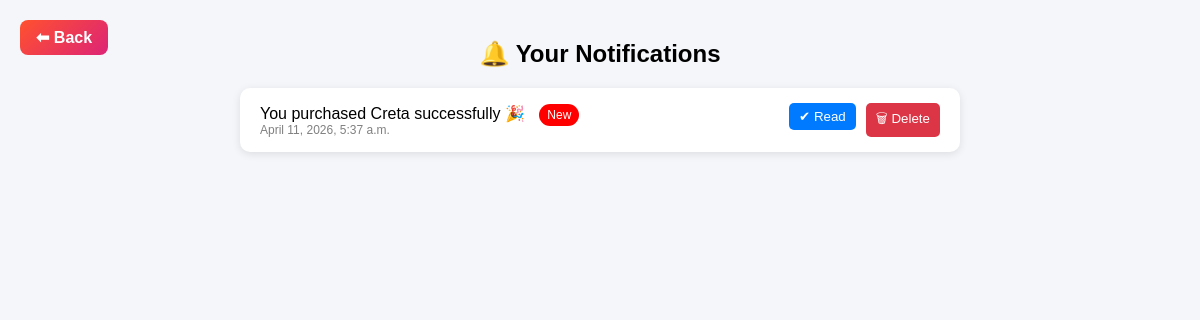
The page /core/notifications/ (signed in) on the database its author committed.
### core/models.py (models this page shows, shortened)
class Notification(models.Model):
    NOTIFICATION_TYPES = (
        ('info', 'Info'),
        ('warning', 'Warning'),
        ('success', 'Success'),
    )
    user = models.ForeignKey(User, on_delete=models.CASCADE, related_name='notifications')
    message = models.TextField()
    notification_type = models.CharField(max_length=10, choices=NOTIFICATION_TYPES, default='info')
    is_read = models.BooleanField(default=False)
    created_at = models.DateTimeField(auto_now_add=True)

### core/views.py (the view)
# urls.py: path('notifications/', views.get_notifications, name='notifications'),
def get_notifications(request):
    notifications = request.user.notifications.all().order_by('-created_at')
    return render(request, 'notifications.html', {'notifications': notifications})

### templates/notifications.html (shortened to what this page needs)
<!DOCTYPE html>
<html>
<head>
</head>
<body>
    <a href="{% url 'dashboard' %}" class="back-btn">⬅ Back</a>
<div class="container">
    <h2>🔔 Your Notifications</h2>
    {% if notifications %}
        {% for notification in notifications %}
            <div class="notification-card">
                <div>
                    <div class="message">
                        {{ notification.message }}
                        {% if not notification.is_read %}
                            <span class="badge">New</span>
                        {% endif %}
                    </div>
                    <div class="time">
                        {{ notification.created_at }}
                    </div>
                </div>
                <div class="btn-group">
                    {% if not notification.is_read %}
                        <a href="{% url 'mark_as_read' notification.id %}">
                            <button class="read-btn">✔ Read</button>
                        </a>
                    {% endif %}
                    <a href="{% url 'delete_notification' notification.id %}"
                       onclick="return confirm('Are you sure you want to delete this notification?')">
                        <button class="delete-btn">🗑 Delete</button>
                    </a>
                </div>
            </div>
        {% endfor %}
    {% else %}
        <p class="empty">No notifications yet 🚫</p>
    {% endif %}
</div>
</body>
</html>

### templates/notifications.html (style rules this page uses)
body { font-family: Arial, sans-serif; background: #f4f6f9; margin: 0; padding: 0; }
.container { width: 60%; margin: 40px auto; }
h2 { text-align: center; margin-bottom: 20px; }
.notification-card { background: white; padding: 15px 20px; margin-bottom: 15px; border-radius: 10px; box-shadow: 0 2px 8px rgba(0,0,0,0.1); display: flex; justify-content: space-between; align-items: center; transition: 0.3s; }
.message { font-size: 16px; }
.time { font-size: 12px; color: gray; }
.badge { background: red; color: white; padding: 4px 8px; border-radius: 20px; font-size: 12px; margin-left: 10px; }
.read-btn { background: #007bff; color: white; border: none; padding: 6px 10px; border-radius: 5px; cursor: pointer; }
.delete-btn { background: #dc3545; color: white; border: none; padding: 6px 10px; border-radius: 5px; cursor: pointer; }
.btn-group { display: flex; gap: 10px; }
.back-btn { position:absolute; top:20px; left:20px; background:linear-gradient(135deg,#ff512f,#dd2476); color:white; padding:8px 16px; border-radius:8px; text-decoration:none; font-weight:bold; transition:0.3s; }

### rows shown on the page
Notification: message "You purchased Creta successfully 🎉", is_read "New", created_at "April 11, 2026, 5:37 a.m."
